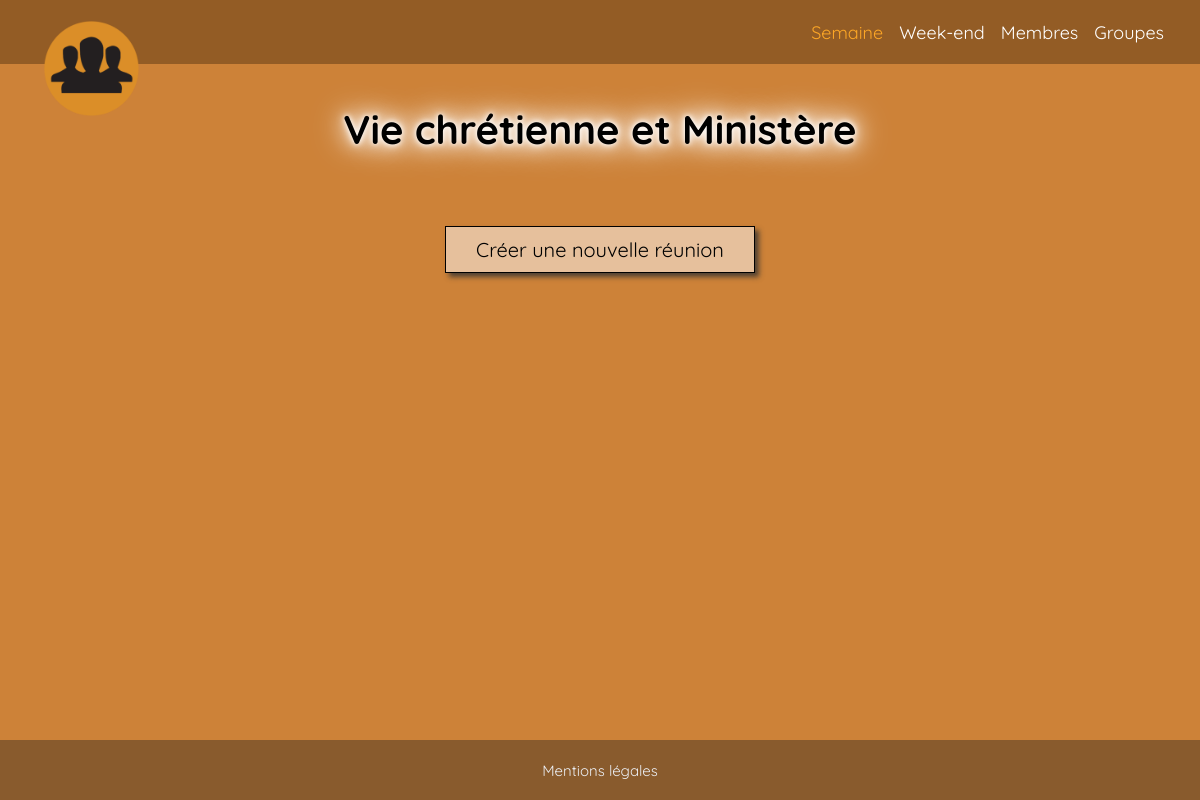
Before: /vcm/ with the older database file.
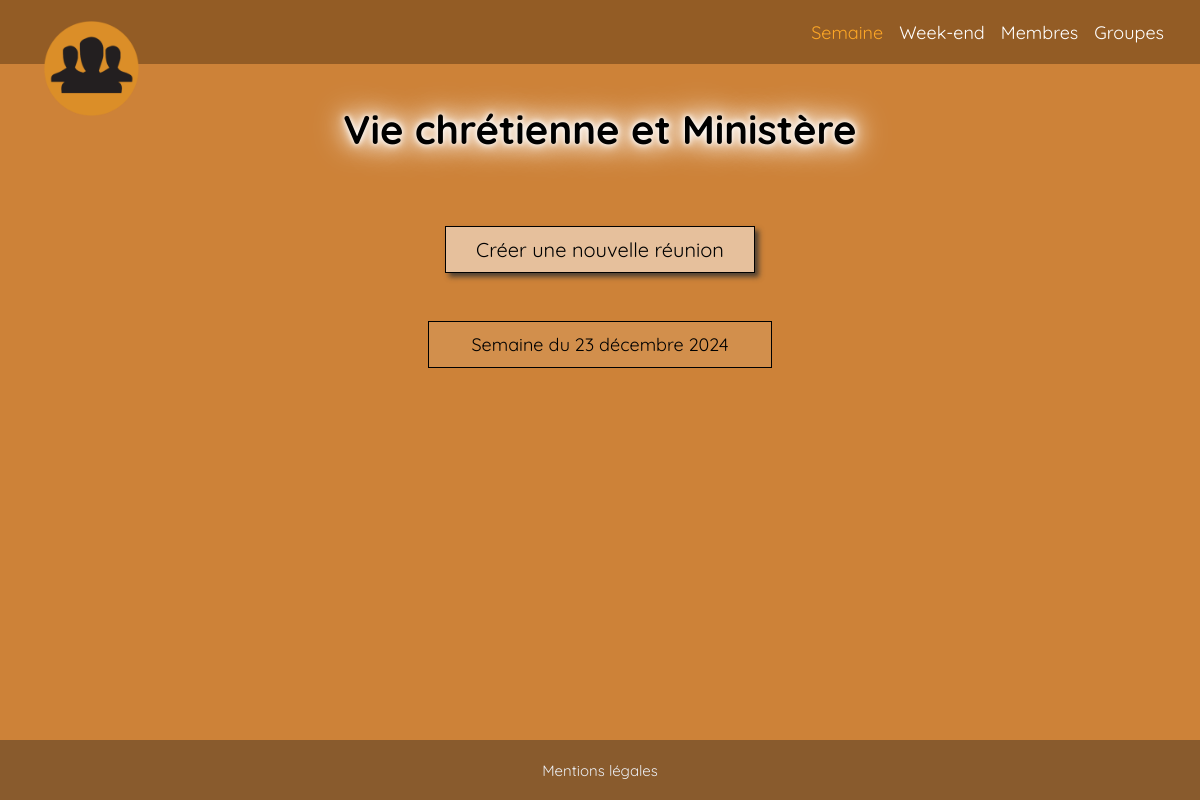
After: the same page with the newer database file.
### vcm/models.py (models this page shows)
class Meeting(models.Model):
    ALLOCATION_TYPES = [
        ("FIRST_CONTACT", "1er contact"),
        ("RETURN_VISIT", "Nouvelle visite"),
        ("BIBLE_STUDY", "Cours biblique"),
        ("TALK", "Discussion"),
        ("SPEECH", "Discours"),
        ("VIDEO", "Vidéo"),
    ]
    id = models.BigAutoField(primary_key=True)
    date = models.DateField(
        default=now,
    )
    president = models.ForeignKey(
        Person,
        on_delete=models.CASCADE,
        related_name="meetings_as_president",
    )
    prayer1 = models.ForeignKey(
        Person,
        on_delete=models.CASCADE,
        related_name="meetings_as_prayer1",
    )
    prayer2 = models.ForeignKey(
        Person,
        on_delete=models.CASCADE,
        related_name="meetings_as_prayer2",
    )
    song1 = models.IntegerField()
    song2 = models.IntegerField()
    song3 = models.IntegerField()
    portion = models.CharField(
        max_length=150,
    )
    jewels = models.ForeignKey(
        Person,
        on_delete=models.CASCADE,
        related_name="meetings_as_jewels",
    )
    jewels_title = models.CharField(
        max_length=150,
    )
    pearls = models.ForeignKey(
        Person,
        on_delete=models.CASCADE,
        related_name="meetings_as_pearls",
    )
    reading1 = models.ForeignKey(
        Person,
        on_delete=models.CASCADE,
        related_name="meetings_as_reading1",
    )
    reading2 = models.ForeignKey(
        Person,
        on_delete=models.CASCADE,
        related_name="meetings_as_reading2",
        blank=True,
        null=True,
    )
    reading3 = models.ForeignKey(
        Person,
        on_delete=models.CASCADE,
        related_name="meetings_as_reading3",
        blank=True,
        null=True,
    )
    advisor2 = models.ForeignKey(
        Person,
        on_delete=models.CASCADE,
        related_name="meetings_as_advisor2",
        blank=True,
        null=True,
    )
    advisor3 = models.ForeignKey(
        Person,
        on_delete=models.CASCADE,
        related_name="meetings_as_advisor3",
        blank=True,
        null=True,
    )
    alloc1_type = models.CharField(
        max_length=20,
        choices=ALLOCATION_TYPES,
    )
    alloc2_type = models.CharField(
        max_length=20,
        choices=ALLOCATION_TYPES,
    )
    alloc3_type = models.CharField(
        max_length=20,
        choices=ALLOCATION_TYPES,
        blank=True,
        null=True,
    )
    alloc4_type = models.CharField(
        max_length=20,
        choices=ALLOCATION_TYPES,
        blank=True,
        null=True,
    )
    alloc1_duration = models.IntegerField()
    alloc2_duration = models.IntegerField()
    alloc3_duration = models.IntegerField(
        blank=True,
        null=True,
    )
    alloc4_duration = models.IntegerField(
        blank=True,
        null=True,
    )
    alloc1pupil_hall1 = models.ForeignKey(
        Person,
        on_delete=models.CASCADE,
        related_name="meetings_as_a1p_h1",
    )
    alloc1inter_hall1 = models.ForeignKey(
        Person,
        on_delete=models.CASCADE,
        related_name="meetings_as_a1i_h1",
        blank=True,
        null=True,
    )
    alloc2pupil_hall1 = models.ForeignKey(
        Person,
        on_delete=models.CASCADE,
        related_name="meetings_as_a2p_h1",
    )
    alloc2inter_hall1 = models.ForeignKey(
        Person,
        on_delete=models.CASCADE,
        related_name="meetings_as_a2i_h1",
        blank=True,
        null=True,
    )
    alloc3pupil_hall1 = models.ForeignKey(
        Person,
        on_delete=models.CASCADE,
        related_name="meetings_as_a3p_h1",
        blank=True,
        null=True,
    )
    alloc3inter_hall1 = models.ForeignKey(
        Person,
        on_delete=models.CASCADE,
        related_name="meetings_as_a3i_h1",
        blank=True,
        null=True,
    )
    alloc4pupil_hall1 = models.ForeignKey(
        Person,
        on_delete=models.CASCADE,
        related_name="meetings_as_a4p_h1",
        blank=True,
        null=True,
    )
    alloc4inter_hall1 = models.ForeignKey(
        Person,
        on_delete=models.CASCADE,
        related_name="meetings_as_a4i_h1",
        blank=True,
        null=True,
    )
    alloc1pupil_hall2 = models.ForeignKey(
        Person,
        on_delete=models.CASCADE,
        related_name="meetings_as_a1p_h2",
        blank=True,
        null=True,
    )
    alloc1inter_hall2 = models.ForeignKey(
        Person,
        on_delete=models.CASCADE,
        related_name="meetings_as_a1i_h2",
        blank=True,
        null=True,
    )
    alloc2pupil_hall2 = models.ForeignKey(
        Person,
        on_delete=models.CASCADE,
        related_name="meetings_as_a2p_h2",
        blank=True,
        null=True,
    )
    alloc2inter_hall2 = models.ForeignKey(
        Person,
        on_delete=models.CASCADE,
        related_name="meetings_as_a2i_h2",
        blank=True,
        null=True,
    )
    alloc3pupil_hall2 = models.ForeignKey(
        Person,
        on_delete=models.CASCADE,
        related_name="meetings_as_a3p_h2",
        blank=True,
        null=True,
    )
    alloc3inter_hall2 = models.ForeignKey(
        Person,
        on_delete=models.CASCADE,
        related_name="meetings_as_a3i_h2",
        blank=True,
        null=True,
    )
    alloc4pupil_hall2 = models.ForeignKey(
        Person,
        on_delete=models.CASCADE,
        related_name="meetings_as_a4p_h2",
        blank=True,
        null=True,
    )
    alloc4inter_hall2 = models.ForeignKey(
        Person,
        on_delete=models.CASCADE,
        related_name="meetings_as_a4i_h2",
        blank=True,
        null=True,
    )
    pupil0_hall3 = models.ForeignKey(
        Person,
        on_delete=models.CASCADE,
        related_name="meetings_as_a0p_h3",
        blank=True,
        null=True,
    )
    inter0_hall3 = models.ForeignKey(
        Person,
        on_delete=models.CASCADE,
        related_name="meetings_as_a0i_h3",
        blank=True,
        null=True,
    )
    pupil_hall3 = models.ForeignKey(
        Person,
        on_delete=models.CASCADE,
        related_name="meetings_as_a1p_h3",
        blank=True,
        null=True,
    )
    vcm1 = models.ForeignKey(
        Person,
        on_delete=models.CASCADE,
        related_name="meetings_as_vcm1",
    )
    vcm2 = models.ForeignKey(
        Person,
        on_delete=models.CASCADE,
        related_name="meetings_as_vcm2",
        blank=True,
        null=True,
    )
    vcm3 = models.ForeignKey(
        Person,
        on_delete=models.CASCADE,
        related_name="meetings_as_vcm3",
        blank=True,
        null=True,
    )
    vcm1_duration = models.IntegerField()
    vcm2_duration = models.IntegerField(
        blank=True,
        null=True,
    )
    vcm3_duration = models.IntegerField(
        blank=True,
        null=True,
    )
    vcm1_title = models.TextField(max_length=100)
    vcm2_title = models.TextField(
        max_length=100,
        blank=True,
        null=True,
    )
    vcm3_title = models.TextField(
        max_length=100,
        blank=True,
        null=True,
    )
    eba = models.ForeignKey(
        Person,
        on_delete=models.CASCADE,
        related_name="meetings_as_eba",
        blank=True,
        null=True,
    )
    eba_reader = models.ForeignKey(
        Person,
        on_delete=models.CASCADE,
        related_name="meetings_as_eba_reader",
        blank=True,
        null=True,
    )
    supervisor = models.TextField(
        max_length=100,
        blank=True,
        null=True,
    )
    special_speech = models.CharField(
        max_length=100,
        blank=True,
        null=True,
    )

### vcm/views.py (the view)
# urls.py: path("", VcmMeetingView.as_view(), name="vcm"),
class VcmMeetingView(ListView):
    model = Meeting
    template_name = "vcm/index.html"
    context_object_name = "meetings"
    def get_queryset(self):
        today = datetime.today().date()
        return Meeting.objects.filter(date__gte=today).order_by("date")

### vcm/templates/vcm/index.html (shortened to what this page needs)
{% extends 'vla_django/base.html' %} {% load static %} {% block extra_css %}
<link rel="stylesheet" href="{% static 'style/vcm.css' %}" />
{% endblock %}  {% block title %}VLA | VCM{% endblock %} {% block content %}
<main>
  <h1>Vie chrétienne et Ministère</h1>
  <a href="{% url 'new_vcm' %}">Créer une nouvelle réunion</a>
  <section class="meeting-list">
    {% for meeting in meetings %}
    <article>
      <a href="{% url 'vcm_detail' meeting.pk %}"
        >Semaine du {{meeting.date}}</a
      >
    </article>
    {% endfor %}
  </section>
</main>
{% endblock %}

Changed rows visible on the page:
added Meeting: date "23 décembre 2024"
